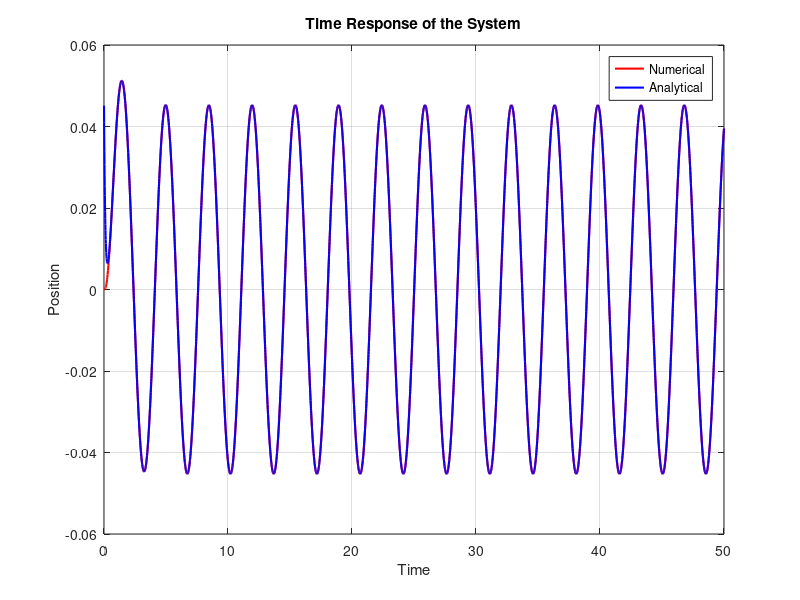

This chart was generated by the following MATLAB code:
%% Revian Syam Arifin - 13621066
% No 5

%% Define the system parameters
M = 1;
C = 11;
K = 13;
omega = 1.802775638;
F = 1;

% Define the differential equation
diffeq = @(t, y) [y(2); (F*sin(omega*t) - C*y(2) - K*y(1))/M];

% Define the time span
tspan = [0 50];  % Adjust the end time as needed

% Define the initial conditions
initial_conditions = [0; 0];

% Solve the differential equation
[t, y] = ode45(diffeq, tspan, initial_conditions);

% Extract the position and velocity
x = y(:, 1);
v = y(:, 2);

% Define the time span
tspan1 = 0:0.01:50;  % Adjust the time span as needed

% Evaluate the expression
x_analytic = -0.04061*cos(1.80277*tspan1) + 0.01996*sin(1.80277*tspan1) + 0.04061*exp(-11*tspan1/2).*cosh(4.15331*tspan1) + 0.04511*exp(-11*tspan1/2).*cosh(4.15331*tspan1);

% Plot the time response
plot(t, x, 'r','LineWidth', 1.5);
hold on
plot(tspan1, x_analytic,'b','LineWidth', 1.5);
xlabel('Time');
ylabel('Position');
title('Time Response of the System');
legend("Numerical","Analytical")
grid on;
